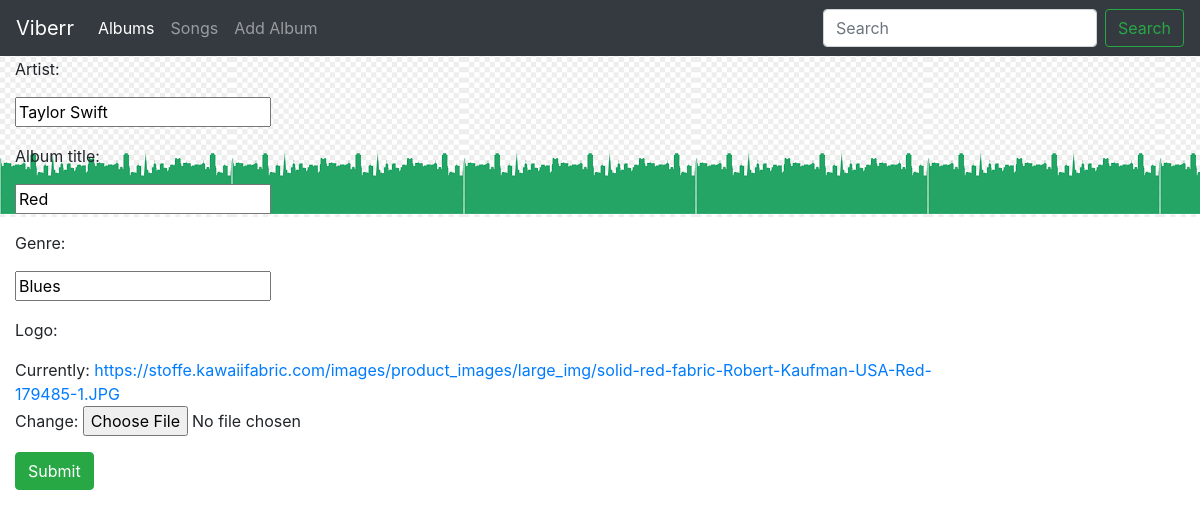
/music/album/1/, run on an earlier commit of the app's database.
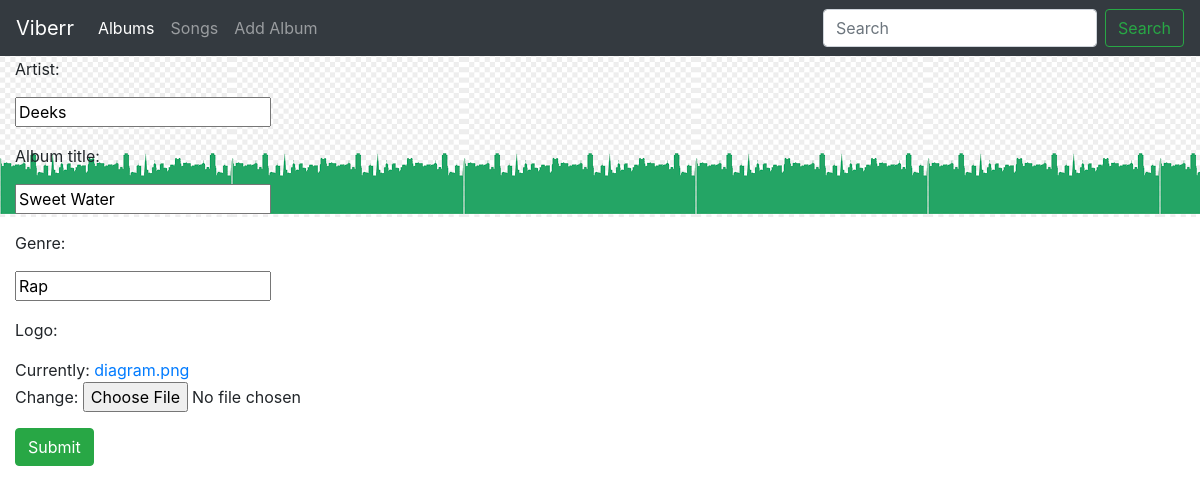
And on a later commit of the database.
### music/models.py (models this page shows, shortened)
class Album(models.Model):
    album_title = models.CharField(max_length=200)
    artist = models.CharField(max_length=200)
    logo = models.FileField()
    genre = models.CharField(max_length=10)

### music/views.py (the view)
# urls.py: url(r'^album/(?P<pk>[0-9]+)/$',views.AlbumUpdate.as_view(),name='album-update'),
class AlbumUpdate(UpdateView):
    model = Album
    fields = ['artist','album_title','genre','logo']

### music/templates/music/album_form.html (shortened to what this page needs)
{% extends 'music/music_base.html' %}
{% block content %}
<form class="form-horizontal" action="" method="post" enctype="multipart/form-data">
    {% include 'music/form-template.html' %}
    <div class="form-group">
        <div class="col-sm-offset-2 col-sm-10">
            <button type="submit" class="btn btn-success">Submit</button>
        </div>
    </div>
</form>
{% endblock %}

### music/templates/music/form-template.html (shortened to what this page needs)
{% for field in form %}
    <div class="form-group">
        <div class="col-sm-offset-2 col-sm-10">
        </div>
        <label class="control-label col-sm-2">{{ field.label_tag }}</label>
        <div class="col-sm-10">{{ field }}</div>
    </div>
{% endfor %}

What changed in the data, as far as the page shows it:
changed Album: artist "Taylor Swift" → "Deeks"; album_title "Red" → "Sweet Water"; genre "Blues" → "Rap"
Also different on the page:
text no longer shown: "Currently: https://stoffe.kawaiifabric.com/images/product_images/large_img/solid-red-fabric-Robert-Kaufman-USA-Red-179485-1.JPG Change:"
text now shown: "Currently: diagram.png Change:"
